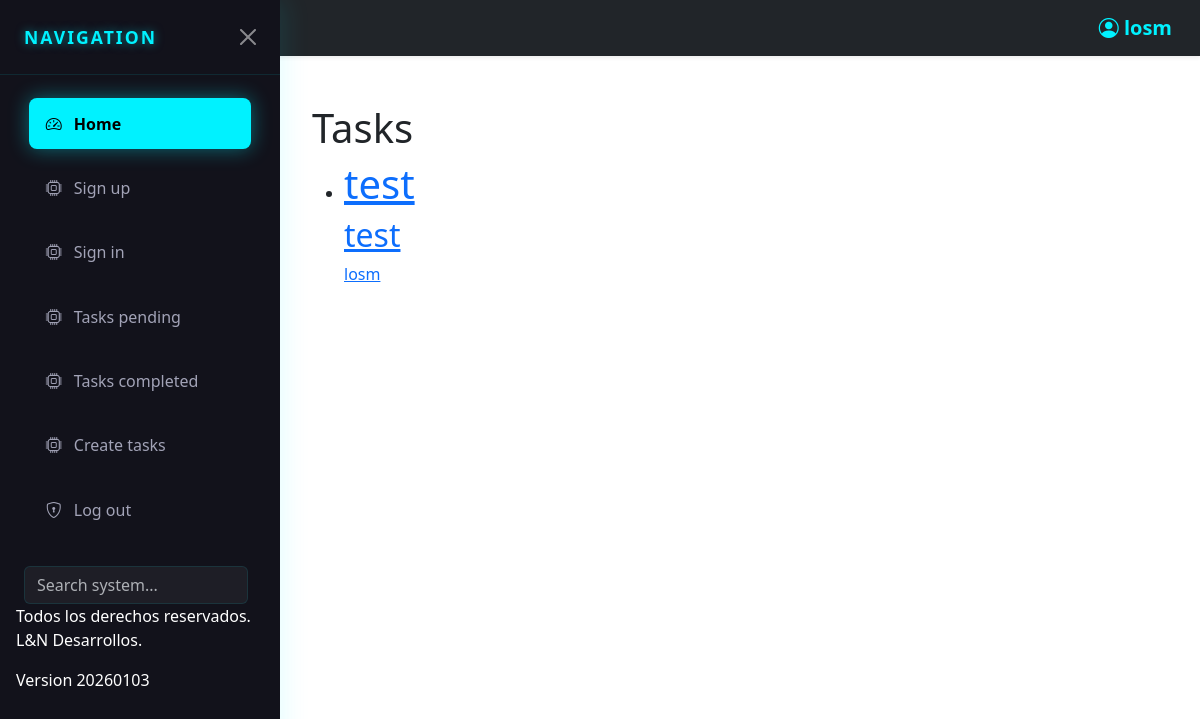
The app's page /tasks/ (signed in) with its own data.
### tasks/models.py (models this page shows, shortened)
class Task(models.Model):
    title=models.CharField(max_length=200)
    description=models.TextField(blank=True)
    datecreated=models.DateTimeField(auto_now_add=True)
    datecompleted=models.DateTimeField(null=True)
    important=models.BooleanField(default=True)
    user=models.ForeignKey(User, on_delete=models.CASCADE)

### tasks/views.py (the view)
# urls.py: path('tasks/',views.tasks,name='tasks'),
@login_required
def tasks(request):
    tasks=Task.objects.filter(user=request.user,datecompleted__isnull=True)
    return render(request, 'tasks.html', {'tasks':tasks} )

### tasks/templates/tasks.html (shortened to what this page needs)
{% extends 'base.html' %}
{% block content %}
<h1>Tasks</h1>
<ul>
    {% for task in tasks %}
<li>
    <a href="{% url 'task_detail' task.id %}">
   {% if task.important %}
   <h1>{{ task.title }}</h1>
   {% else %}
   {{ task.title }}
   {% endif %}
   <h2>
    {{ task.description }}
   </h2>
   <p> {{ task.user.username }} </p>
</li>
    {% endfor %}
</ul>
{% endblock %}

### tasks/templates/base.html (shortened to what this page needs)
<!DOCTYPE html>
<html lang="en">
<head>
<link rel="stylesheet" href="https://cdn.jsdelivr.net/npm/bootstrap@5.3.8/dist/css/bootstrap.min.css">
<link rel="stylesheet" href="https://cdn.jsdelivr.net/npm/bootstrap-icons@1.11.1/font/bootstrap-icons.css">
</head>
<body>
<nav class="navbar bg-dark fixed-top shadow-sm" data-bs-theme="dark">
  <div class="container-fluid">
    <button class="navbar-toggler border-0" type="button" data-bs-toggle="offcanvas" data-bs-target="#offcanvasNavbar">
    </button>
    <a class="navbar-brand fw-bold ms-2" href="#" style="color: var(--aqua-neon);"> <i class="bi bi-person-circle"></i> {{ user.username }}</a>
   <div class="offcanvas offcanvas-start show"
     data-bs-backdrop="false"
     data-bs-scroll="true"
     tabindex="-1"
     id="offcanvasNavbar">
      <div class="offcanvas-header">
        <h5 class="offcanvas-title" id="offcanvasNavbarLabel">Navigation</h5>
        <button type="button" class="btn-close btn-close-white" data-bs-dismiss="offcanvas"></button>
      </div>
      <div class="offcanvas-body">
        <ul class="navbar-nav flex-grow-1">
          <li class="nav-item">
            <a class="nav-link active" href="/">
              <i class="bi bi-speedometer2"></i> Home
            </a>
          </li>
          <li class="nav-item">
            <a class="nav-link" href="/signup">
              <i class="bi bi-cpu"></i> Sign up
            </a>
          </li>
          <li class="nav-item">
            <a class="nav-link" href="/signin">
              <i class="bi bi-cpu"></i> Sign in
            </a>
          </li>
          {% if user.is_authenticated %}
          <li class="nav-item">
            <a class="nav-link" href="{% url 'tasks' %}">
              <i class="bi bi-cpu"></i> Tasks pending
            </a>
          </li>
            <li class="nav-item">
            <a class="nav-link" href="{% url 'tasks_completed' %}">
              <i class="bi bi-cpu"></i> Tasks completed
            </a>
          </li>
            <li class="nav-item">
            <a class="nav-link" href="/tasks/create">
              <i class="bi bi-cpu"></i> Create tasks
            </a>
          </li>
          <li class="nav-item">
            <a class="bi bi-shield-lock nav-link" href="/logout"> Log out</a>
          </li>
          {% endif %}
        </ul>
        <form class="d-flex mt-4 px-2" role="search">
          <input class="form-control search-box me-2" type="search" placeholder="Search system..." aria-label="Search">
        </form>
        <p>Todos los derechos reservados. L&N Desarrollos.</p>
        <p>Version 20260103</p>
      </div>
    </div>
  </div>
</nav>
<main class="container mt-4">
    {% block content %}
    {% endblock %}
</main>
</body>
</html>

### tasks/templates/base.html (style rules this page uses)
body { transition: all 0.3s ease-in-out; padding-top: 80px; margin-left: 0; }
@media (min-width: 992px) { body:has(.offcanvas.show) { padding-left: 280px; } }
main.container { max-width: 100%; padding-left: 2rem; padding-right: 2rem; transition: all 0.3s ease-in-out; }
:root { --aqua-neon: #00f2ff; --dark-bg: #12121b; }
.offcanvas { border: none !important; box-shadow: 5px 0 25px rgba(0, 242, 255, 0.1); background: var(--dark-bg); color: #ffffff; width: 280px !important; }
.offcanvas-header { border-bottom: 1px solid rgba(0, 242, 255, 0.1); padding: 1.5rem; }
.offcanvas-title { font-weight: 800; letter-spacing: 2px; text-transform: uppercase; font-size: 1.1rem; color: var(--aqua-neon); text-shadow: 0 0 10px rgba(0, 242, 255, 0.5); }
.nav-link { color: #a2a3b7 !important; padding: 0.8rem 1rem !important; margin: 0.4rem 0.8rem; border-radius: 8px; transition: all 0.4s cubic-bezier(0.4, 0, 0.2, 1); display: flex; align-items: center; gap: 12px; border: 1px solid transparent; }
.nav-link.active { background: var(--aqua-neon) !important; color: #000000 !important; font-weight: 600; box-shadow: 0 0 20px rgba(0, 242, 255, 0.4); }
.nav-link.active i { color: #000000 !important; }
.btn-close-white { filter: invert(1) sepia(100%) saturate(5000%) hue-rotate(150deg); }
.search-box { background: rgba(255,255,255,0.05); border: 1px solid rgba(0, 242, 255, 0.1); color: white; }
.offcanvas.show { z-index: 1045; }
main.container { position: relative; z-index: 1040; }
.offcanvas { z-index: 1060 !important; background-color: #12121b !important; opacity: 1 !important; visibility: visible !important; }
.navbar { z-index: 1050 !important; }
main.container { position: relative; z-index: 1; }

### records on screen
Task: title "test", description "test", user.username "losm"

### other values on screen
{{ user.username }} "losm"
